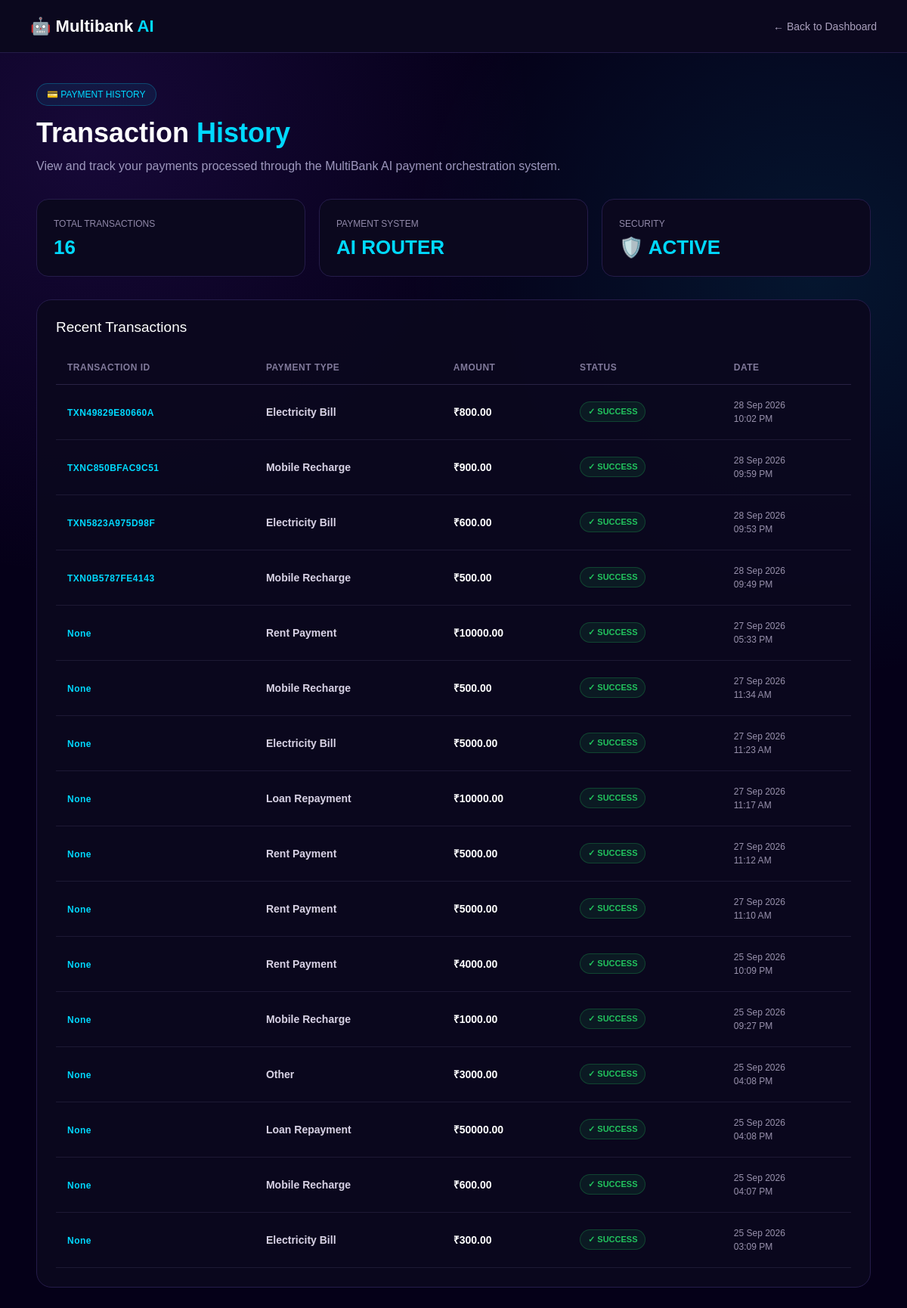
Page /payment-history/ (signed in) on the committed database.
### accounts/models.py (models this page shows, shortened)
class Payment(models.Model):
    transaction_id = models.CharField(
        max_length=30,
        unique=True,
        blank=True,
        null=True
    )
    PAYMENT_TYPES = [
        ('MOBILE', 'Mobile Recharge'),
        ('RENT', 'Rent Payment'),
        ('ELECTRICITY', 'Electricity Bill'),
        ('LOAN', 'Loan Repayment'),
        ('OTHER', 'Other'),
    ]
    user = models.ForeignKey(
        settings.AUTH_USER_MODEL,
        on_delete=models.CASCADE,
        related_name='payments'
    )
    payment_type = models.CharField(
        max_length=20,
        choices=PAYMENT_TYPES
    )
    amount = models.DecimalField(
        max_digits=12,
        decimal_places=2
    )
    cashback = models.DecimalField(
    max_digits=10,
    decimal_places=2,
    default=0
    )
    reward_points = models.PositiveIntegerField(
    default=0
    )
    description = models.CharField(
        max_length=255,
        blank=True
    )
    status = models.CharField(
        max_length=20,
        default='SUCCESS'
    )
    created_at = models.DateTimeField(
        auto_now_add=True
    )

### accounts/views.py (the view)
@login_required
def payment_history(request):
    payments = Payment.objects.filter(
        user=request.user
    ).order_by('-created_at')
    return render(
        request,
        'dashboard/payment_history.html',
        {
            'payments': payments
        }
    )

### templates/dashboard/payment_history.html (shortened to what this page needs)
<!DOCTYPE html>
<html lang="en">
<head>
</head>
<body>
<nav class="navbar">
    <div class="logo">
        🤖 Multibank
        <span>AI</span>
    </div>
    <a
        href="{% url 'dashboard' %}"
        class="back"
    >
        ← Back to Dashboard
    </a>
</nav>
<div class="container">
    <div class="header">
        <div class="badge">
            💳 PAYMENT HISTORY
        </div>
        <h1>
            Transaction
            <span>History</span>
        </h1>
        <p>
            View and track your payments processed
            through the MultiBank AI payment
            orchestration system.
        </p>
    </div>
    <div class="summary">
        <div class="summary-card">
            <small>
                TOTAL TRANSACTIONS
            </small>
            <h2>
                {{ payments|length }}
            </h2>
        </div>
        <div class="summary-card">
            <small>
                PAYMENT SYSTEM
            </small>
            <h2>
                AI ROUTER
            </h2>
        </div>
        <div class="summary-card">
            <small>
                SECURITY
            </small>
            <h2>
                🛡️ ACTIVE
            </h2>
        </div>
    </div>
    <div class="card">
        <div class="card-title">
            Recent Transactions
        </div>
        {% if payments %}
        <table>
            <thead>
                <tr>
                    <th>
                        Transaction ID
                    </th>
                    <th>
                        Payment Type
                    </th>
                    <th>
                        Amount
                    </th>
                    <th>
                        Status
                    </th>
                    <th>
                        Date
                    </th>
                </tr>
            </thead>
            <tbody>
                {% for payment in payments %}
                <tr>
                    <td>
                        <span class="transaction-id">
                            {{ payment.transaction_id }}
                        </span>
                    </td>
                    <td>
                        <span class="payment-type">
                            {{ payment.get_payment_type_display }}
                        </span>
                    </td>
                    <td>
                        <span class="amount">
                            ₹{{ payment.amount|floatformat:2 }}
                        </span>
                    </td>
                    <td>
                        {% if payment.status == "SUCCESS" %}
                            <span class="status success">
                                ✓ SUCCESS
                            </span>
                        {% else %}
                            <span class="status failed">
                                ✕ {{ payment.status }}
                            </span>
                        {% endif %}
                    </td>
                    <td>
                        <span class="date">
                            {{ payment.created_at|date:"d M Y" }}
                            <br>
                            {{ payment.created_at|date:"h:i A" }}
                        </span>
                    </td>
                </tr>
                {% endfor %}
            </tbody>
        </table>
        {% endif %}
    </div>
</div>
</body>
</html>

### templates/dashboard/payment_history.html (style rules this page uses)
* { margin: 0; padding: 0; box-sizing: border-box; }
body { font-family: Arial, sans-serif; min-height: 100vh; background: radial-gradient( circle at 10% 10%, rgba(124, 58, 237, 0.15), transparent 30% ), radial-gradient( circle at 90% 20%, rgba(0, 217, 255, 0.10), transparent 30% ), #050018; color: white; padding-bottom: 60px; }
.navbar { height: 70px; background: #0b081e; border-bottom: 1px solid #241c48; display: flex; align-items: center; justify-content: space-between; padding: 0 40px; }
.logo { font-size: 22px; font-weight: 800; }
.logo span { color: #00d9ff; }
.back { color: #aaa0bd; text-decoration: none; font-size: 14px; }
.container { width: 92%; max-width: 1200px; margin: 40px auto; }
.header { margin-bottom: 30px; }
.badge { display: inline-block; padding: 7px 13px; border-radius: 20px; background: rgba(0, 217, 255, 0.08); border: 1px solid rgba(0, 217, 255, 0.25); color: #00d9ff; font-size: 12px; margin-bottom: 15px; }
h1 { font-size: 36px; margin-bottom: 10px; }
h1 span { color: #00d9ff; }
.header p { color: #9d98bd; line-height: 1.6; }
.summary { display: grid; grid-template-columns: repeat(3, 1fr); gap: 18px; margin-bottom: 30px; }
.summary-card { background: #0b081e; border: 1px solid #251c4a; border-radius: 16px; padding: 22px; }
.summary-card small { color: #9189a9; font-size: 12px; }
.summary-card h2 { margin-top: 8px; color: #00d9ff; font-size: 26px; }
.card { background: rgba(11, 8, 30, 0.95); border: 1px solid #251c4a; border-radius: 20px; padding: 25px; overflow-x: auto; }
.card-title { font-size: 19px; margin-bottom: 20px; }
table { width: 100%; border-collapse: collapse; min-width: 850px; }
th { text-align: left; padding: 15px; color: #817a9b; font-size: 12px; text-transform: uppercase; letter-spacing: 0.5px; border-bottom: 1px solid #292344; }
td { padding: 18px 15px; border-bottom: 1px solid #1d1934; font-size: 14px; }
.transaction-id { color: #00d9ff; font-weight: 700; font-size: 12px; letter-spacing: 0.5px; }
.payment-type { color: #d8d2e5; font-weight: 600; }
.amount { color: white; font-weight: 700; }
.status { display: inline-block; padding: 6px 10px; border-radius: 20px; font-size: 11px; font-weight: 700; }
.success { color: #22c55e; background: rgba(34, 197, 94, 0.10); border: 1px solid rgba(34, 197, 94, 0.25); }
.date { color: #9992ad; font-size: 12px; line-height: 1.5; }

### rows in the picture
Payment: transaction_id "TXN49829E80660A", payment_type "Electricity Bill", amount "800.00", status "✓ SUCCESS", created_at "28 Sep 2026", created_at "10:02 PM"
Payment: transaction_id "TXNC850BFAC9C51", payment_type "Mobile Recharge", amount "900.00", status "✓ SUCCESS", created_at "28 Sep 2026", created_at "09:59 PM"
Payment: transaction_id "TXN5823A975D98F", payment_type "Electricity Bill", amount "600.00", status "✓ SUCCESS", created_at "28 Sep 2026", created_at "09:53 PM"
Payment: transaction_id "TXN0B5787FE4143", payment_type "Mobile Recharge", amount "500.00", status "✓ SUCCESS", created_at "28 Sep 2026", created_at "09:49 PM"
Payment: transaction_id "None", payment_type "Rent Payment", amount "10000.00", status "✓ SUCCESS", created_at "27 Sep 2026", created_at "05:33 PM"
Payment: transaction_id "None", payment_type "Mobile Recharge", amount "500.00", status "✓ SUCCESS", created_at "27 Sep 2026", created_at "11:34 AM"
Payment: transaction_id "None", payment_type "Electricity Bill", amount "5000.00", status "✓ SUCCESS", created_at "27 Sep 2026", created_at "11:23 AM"
Payment: transaction_id "None", payment_type "Loan Repayment", amount "10000.00", status "✓ SUCCESS", created_at "27 Sep 2026", created_at "11:17 AM"
Payment: transaction_id "None", payment_type "Rent Payment", amount "5000.00", status "✓ SUCCESS", created_at "27 Sep 2026", created_at "11:12 AM"
Payment: transaction_id "None", payment_type "Rent Payment", amount "5000.00", status "✓ SUCCESS", created_at "27 Sep 2026", created_at "11:10 AM"
Payment: transaction_id "None", payment_type "Rent Payment", amount "4000.00", status "✓ SUCCESS", created_at "25 Sep 2026", created_at "10:09 PM"
Payment: transaction_id "None", payment_type "Mobile Recharge", amount "1000.00", status "✓ SUCCESS", created_at "25 Sep 2026", created_at "09:27 PM"
Payment: transaction_id "None", payment_type "Other", amount "3000.00", status "✓ SUCCESS", created_at "25 Sep 2026", created_at "04:08 PM"
Payment: transaction_id "None", payment_type "Loan Repayment", amount "50000.00", status "✓ SUCCESS", created_at "25 Sep 2026", created_at "04:08 PM"
Payment: transaction_id "None", payment_type "Mobile Recharge", amount "600.00", status "✓ SUCCESS", created_at "25 Sep 2026", created_at "04:07 PM"
Payment: transaction_id "None", payment_type "Electricity Bill", amount "300.00", status "✓ SUCCESS", created_at "25 Sep 2026", created_at "03:09 PM"

### other values in the picture
{{ payments|length }} "16"
